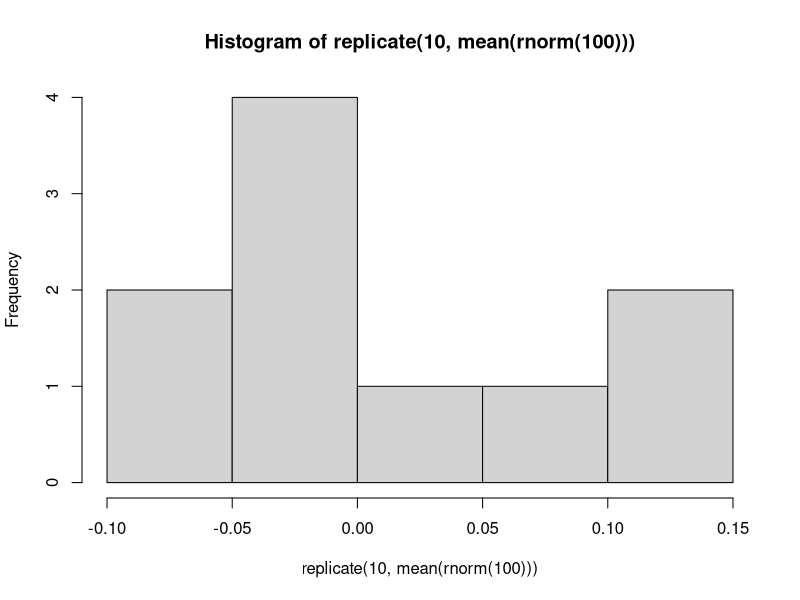
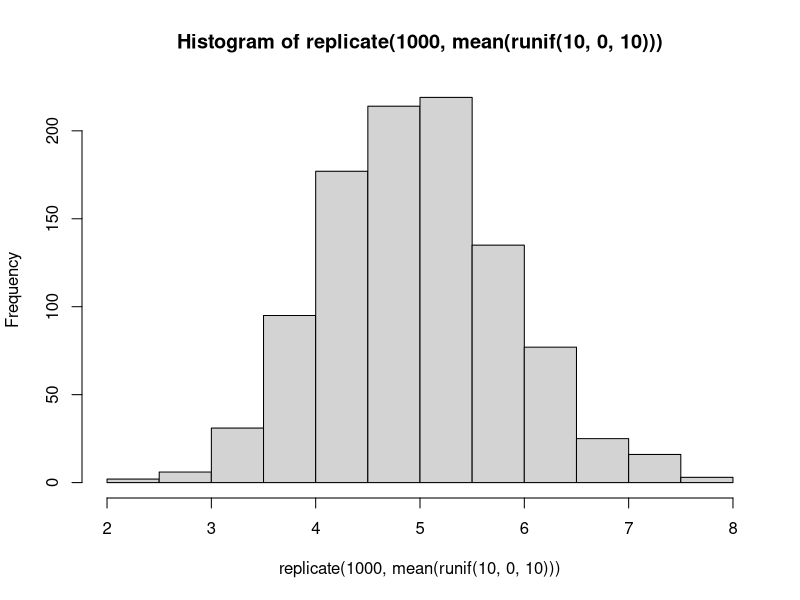
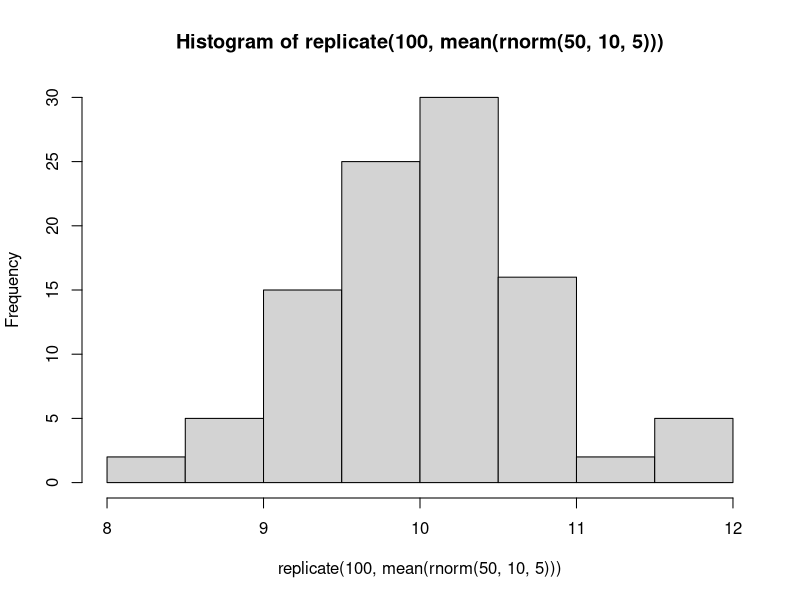
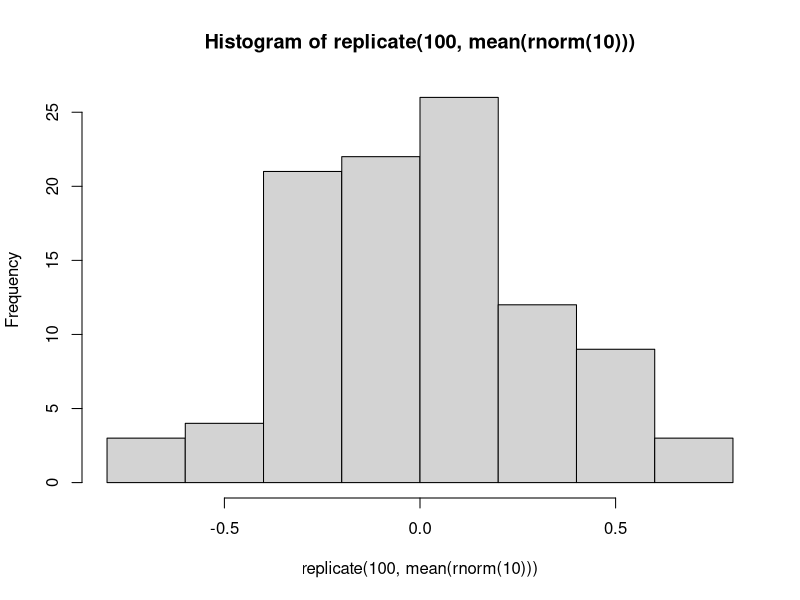
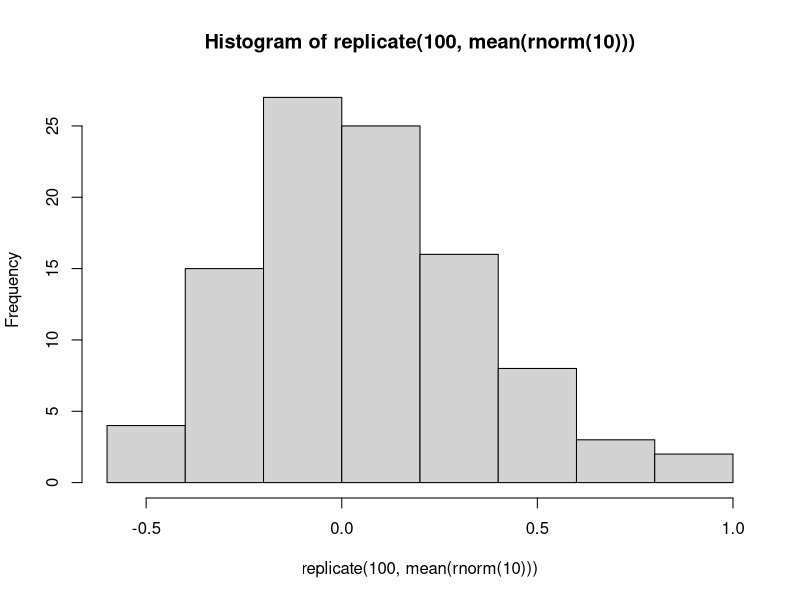
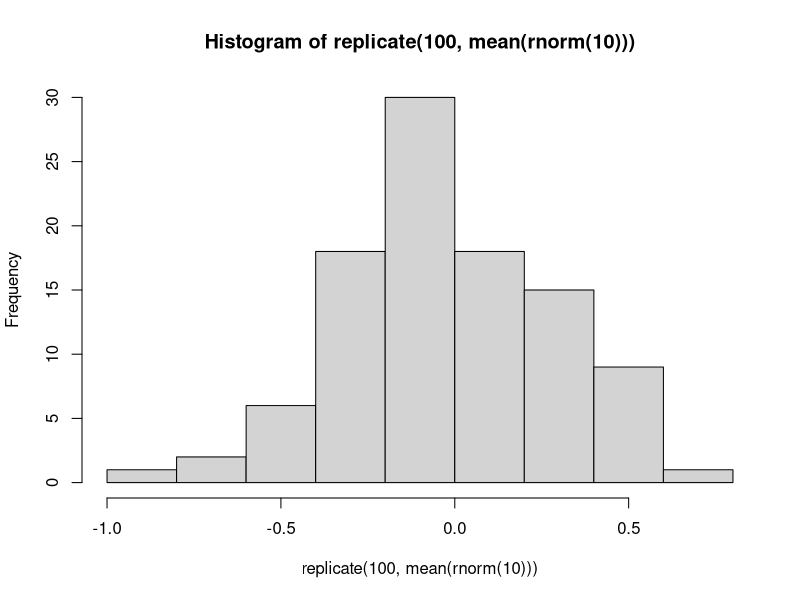
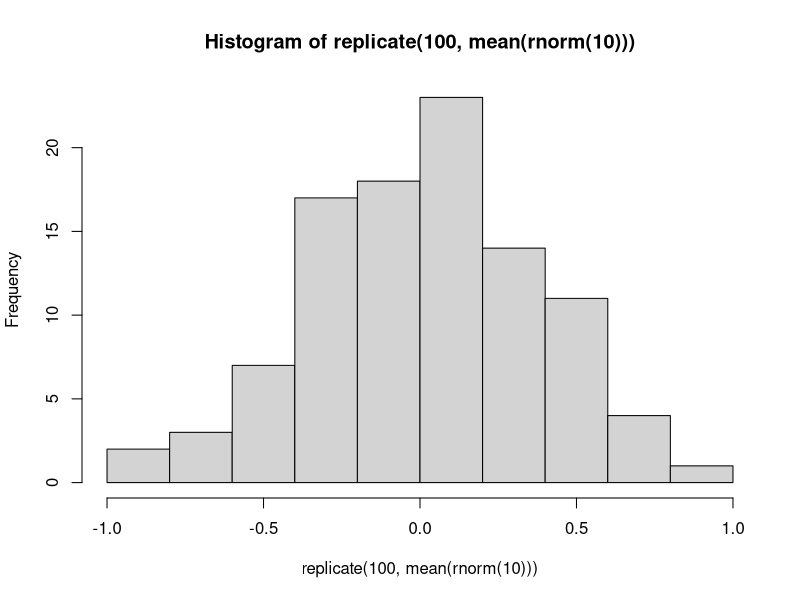
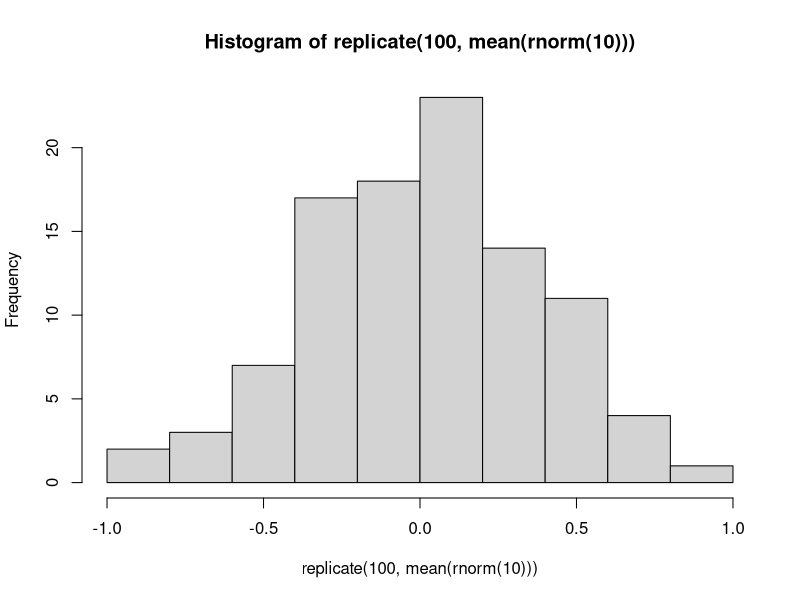

These charts were generated, in order, by the following R code:
###############################################################################################################
# This R script contains                                                                                      #
#  - the examples shown in the step-by-step workshop pages                                                    #
#    (for you to run line-by-line to observe the outcome, or to modify and play with)                         #
#  - space called 'YOUR TURN' for you to write your own code to answer the exercices from the workshop pages  #
#  - a possible solution to those exercices (indented)                                                        #
###############################################################################################################

#~~~~~~~~~ Random Numbers Generators and sampling theory

# sample 

## x is a sequence
x <- 1:10
x
?sample # default: replace = FALSE
sample(x)
sample(x, replace = TRUE)
sample(letters, size = 10)
sample(x, size = 100, replace = TRUE)

## x is a vector of combined values
x <- c(1,5,8)
x
sample(x, size = 6, replace = TRUE)




# YOUR TURN: generate random numbers
## Sample 100 values between 3 and 103 with replacement









    ### possible solutions
    x <- 3:103
    sample(x, 100, replace=TRUE)



# random number generator drawing from specific distributions
?runif  # runif(n, min, max) 
?rpois  # rpois(n, lambda) 
?rnorm  # rnorm(n, mean, sd) 
?rbinom # rbinom(n, prob)	



# YOUR TURN: generate random numbers
## Draw 100 values from a normal distribution with a mean of 0 and a sd of 1


    
    
    
    
    
    

    ### possible solutions
    rnorm(n=100, mean=0, sd=1)
    rnorm(100,0,1) # you do not need to label the arguments if you provide them in their default order
    rnorm(100) # if you sample from a normal distribution with a mean of 0 and a sd of 1, you do not need to provide them, they are the defaults

## Draw 50 values from a normal distribution with a mean of 10 and sd of 5


    
    
    
    
    
    

    ### possible solutions
    rnorm(50, 10, 5) 
    rnorm(sd=5, mean=10, n=50) # if you do not know what order is the default, label your arguments and input them in the order you want!

## Draw 1000 values from a poisson distribution with a lambda of 50


    
    
    
    
    
    

    ### possible solutions
    rpois(n=1000, lambda=50)
    rpois(1000, 50)

## Draw 30 values from a uniform distribution between 0 and 10


    
    
    
    


    ### possible solutions
    runif(n=30, min=0, max=10)
    runif(30, 0, 10)




# repeat 
?replicate # replicate(n, expression)
rnorm(10)
mean(rnorm(10))
replicate(10,rnorm(10))
replicate(10, mean(rnorm(100)))
hist(replicate(10, mean(rnorm(100))))

# YOUR TURN: generate random numbers, repeat, and plot
## Replicate 1000 times the mean of 10 values drawn from a unifrom distribution between 0 and 10  









    ### possible solutions
    replicate (1000, mean(runif(10, 0, 10)))
    hist(replicate (1000, mean(runif(10, 0, 10))))


## Replicate 100 times the mean of 50 values drawn from a normal distribution of mean 10 and standard deviation 5  




    
    
    
    
    
    
    ### possible solutions
    replicate (100, mean(rnorm(50, 10, 5)))
    hist(replicate (100, mean(rnorm(50, 10, 5))))



# set seed
hist(replicate(100, mean(rnorm(10))))
hist(replicate(100, mean(rnorm(10))))
hist(replicate(100, mean(rnorm(10))))

set.seed(10)
hist(replicate(100, mean(rnorm(10))))

set.seed(10)
hist(replicate(100, mean(rnorm(10))))


# defining sample size within a replication
## single random sample of normal distribution N(0,1) with n=10
set.seed(10)
x <- rnorm(10, mean=0, sd=1)
hist(x, breaks=10, col="grey", xlim=c(-4,4))
abline(v=0, col="red", lty=2, lwd=2)
abline(v=mean(x), col="blue", lwd=2)
par(xpd=TRUE) # turn off clipping of legend
legend(0.9,1.5, c("mean(x)", "0"), 
       lty=c(1, 2), 
       col=c("blue","red"))

## 24 sims of same distribution N(0,1) with n=10
set.seed(10)
x24 <- replicate(24, rnorm(10,0,1))
par(mfrow=c(3,8), mar=c(0,0,0,0))
x24Plot <- apply(x24,2,function(x){
               hist(x, col="grey", xlim=c(-5,5), ylim=c(0,7), breaks=c(-5:5),
                    main="", ylab="", xlab="", xaxt="n", yaxt="n")
               abline(v=mean(x), col="blue", lwd=2)
               abline(v=0, col="red", lty=2, lwd=2)
                })

## distribution of mu and sd from 24 sims N(0,1) with n=10
par(mfrow=c(1,2), mar=c(5,5,1,1))
hist(apply(x24, 2, mean), main="Mean",col="grey", xlim=c(-1,1))
abline(v=0, col="red", lty=2, lwd=2)
hist(apply(x24, 2, sd), main="SD",col="grey", xlim=c(0.6,1.4))
abline(v=1, col="red", lty=2, lwd=2)

## 24 sims of same distribution N(0,1) with n=1000
set.seed(10)
x24b <- replicate(24, rnorm(1000,0,1))
par(mfrow=c(3,8), mar=c(0,0,0,0))
x24bPlot <- apply(x24b,2,function(x){
               hist(x, col="grey", xlim=c(-5,5), ylim=c(0,500), breaks=c(-5:5),
                    main="", ylab="", xlab="", xaxt="n", yaxt="n")
               abline(v=mean(x), col="blue", lwd=2)
               abline(v=0, col="red", lty=2, lwd=2)
               })

## distribution of mu and sd from 24 sims N(0,1) with n=1000
par(mfrow=c(1,2), mar=c(5,5,1,1))
hist(apply(x24b, 2, mean), main="Mean",col="grey", xlim=c(-1,1))
abline(v=0, col="red", lty=2, lwd=2)
hist(apply(x24b, 2, sd), main="SD",col="grey", xlim=c(0.6,1.4))
abline(v=1, col="red", lty=2, lwd=2)

## distribution of mu and sd from 1000 sims N(0,1) with n=10
set.seed(10)
x1000 <- replicate(1000, rnorm(10,0,1))
par(mfrow=c(1,2), mar=c(5,5,1,1))
hist(apply(x1000, 2, mean), main="Mean",col="grey")
abline(v=0, col="red", lty=2, lwd=2)
hist(apply(x1000, 2, sd), main="SD",col="grey")
abline(v=1, col="red", lty=2, lwd=2)


#~~~~~~~~~ Functions

# writing a function
    ## function syntax:
    ## AwesomeFunctionName <- function(argument1, argument2,…){
    ##                                                         do stuff here
    ##                                                        }

# YOUR TURN: write a function 
## that draws a histogram of nrep mean(rnorm(100))













    ### possible solutions
    #### step 1: the action
    mean(rnorm(100))
    #### step 2: replicate the action 1000 times
    replicate(1000, mean(rnorm(100)))
    #### step 3: plot the outcome of those simulations
    hist(replicate(1000, mean(rnorm(100))))
    #### step 4: replicate the action nrep time, with nrep defined outside the function
    nrep <- 1000
    replicate(nrep, mean(rnorm(100)))
    #### step 5: wrap it in a function:
    histrnorm100 <- function (nrep){
      hist(replicate(nrep, mean(rnorm(100))))
    }
    #### step 6: check that the function works
    histrnorm100(9)
    histrnorm100(1000)

    
# YOUR TURN: modify your function
## to draw a histogram of nrep mean(rnorm(n))






    
    
    
    
    
    
    

    
    
    ### possible solutions
    #### step 4: define parameters outside the function
    nrep <- 100
    n <- 10
    replicate(nrep, mean(rnorm(n)))
    #### step 5: wrap the action in a function:
    histrnorm_n <- function (nrep, n){
      hist(replicate(nrep, mean(rnorm(n))))
    }
    #### step 6: check that the function works
    histrnorm_n(10,10)
    histrnorm_n(10,100)
    histrnorm_n(100,100)
    histrnorm_n(1000,100)
    


#~~~~~~~~~ First simulation

# YOUR TURN: draw from the same normal distribution twice 
## and see if the sample differ from each other
## will they differ significantly in 5% of the nrep?
### Figure out how to do a t.test in R  
### Generate two vectors of 10 values drawn from N(0,1) and compare them with a t test  
### Figure out how to extract the p-value from that object (use `str` and your subsetting skills)
### Write a function simT that generates two vectors of n random normals, compare them with a t test and return the p-value  
### Repeat with nrep=20 and draw a histogram for n=10
### Repeat with nrep=100 and draw a histogram for n=10    
    
    
    
    
    
    
    
    
    
    
    
    
    
    

    
    ### possible solutions
    #### Figure out how to do a t.test in R
    ?t.test
    #### Generate two vectors of 50  N(0,1) 
    x1 <- rnorm(50,0,1)
    x2 <- rnorm(50,0,1)
    #### Compare them with a t test
    t.test(x1,x2)
    #### extract p value
    str(t.test(x1,x2))
    t.test(x1,x2)$p.value
    #### write function 
    simT <- function(n){
    x1 <- rnorm(n,0,1)
    x2 <- rnorm(n,0,1)
    t.test(x1, x2)$p.value 
    }
    #### test function
    simT(50)
    
    #### repeat function for n = 10 and for different nrep and plot
    par(mfrow=c(1,2))
    simTRep <- replicate(20, simT(10))
    hist(simTRep, col="grey", breaks=21, main = "nrep=20, n=10", xlab="pvalue")
    abline(v=0.05, lwd=2, lty=2, col="red")
    
    simTRep2 <- replicate(100, simT(10))
    hist(simTRep2, col="grey", breaks=21, main = "nrep=100, n=10", xlab="pvalue")
    abline(v=0.05, lwd=2, lty=2, col="red")
    
    #### repeat function for nrep = 1000 and various n
    par(mfrow=c(1,2))
    simTRep <- replicate(1000, simT(10))
    hist(simTRep, col="grey", breaks=21, main = "nrep=1000, n=10", xlab="pvalue")
    abline(v=0.05, lwd=2, lty=2, col="red")
    
    simTRep2 <- replicate(1000, simT(100))
    hist(simTRep2, col="grey", breaks=21, main = "nrep=1000, n=100", xlab="pvalue")
    abline(v=0.05, lwd=2, lty=2, col="red")


# YOUR TURN: draw from the same distribution twice 
## using a poisson with lambda = 3 rather than normal distribution
## and see how t.test performs

hist(rpois(100,3))














    ### possible solutions
    #### write new function
    simTpoiss <- function(n){
      x1 <- rpois(n,3)
      x2 <- rpois(n,3)
      t.test(x1, x2)$p.value 
    }
    
    #### repeat function for n = 10 and for different nrep and plot
    par(mfrow=c(1,2))
    hist(replicate(20, simTpoiss(10)), breaks =21,main="nrep = 20, n=10", xlab ='pvalue', col="grey")
    abline(v=0.05, lwd=2, lty=2, col="red")
    hist(replicate(100, simTpoiss(10)), breaks =21,main="nrep =100, n=10", xlab ='pvalue', col="grey")
    abline(v=0.05, lwd=2, lty=2, col="red")
    
    #### repeat function for nrep = 1000 and various n
    par(mfrow=c(1,2))
    hist(replicate(1000, simTpoiss(10)), breaks =21, main="nrep = 1000, n=10", xlab ='pvalue', col="grey")
    abline(v=0.05, lwd=2, lty=2, col="red")
    hist(replicate(1000, simTpoiss(100)), breaks =21,main="nrep = 1000, n=100", xlab ='pvalue', col="grey")
    abline(v=0.05, lwd=2, lty=2, col="red")
    

    
#~~~~~~~~~ Simulating an effect 

# we can calculate the power of a t.test for a given sample size using:
power.t.test(n = 40, delta = 0.5, sd = 1)

# YOUR TURN: Use your simulation skills to work out the power empirically:
## Write a function which:
### 1. Draws from two random normal distributions with different means and a given sample size
### 2. Compares the means with a t.test and extracts the p.value
## Then, use that function to replicate the function 1000 times using the parameters used in the power calculation.
## Calculate the proportion of p-values that are <0.05











    ### possible solution
    #### write new function 
    simT2 <- function(n, m1, m2) {
      # n is sample size per group, m1 is mean of group 1, m2 is mean of group 2
      x1 <- rnorm(n, m1)
      x2 <- rnorm(n, m2)
      t.test(x1, x2)$p.value
    }
    
    ##### repeat the function 1000 times 
    ##### note that we are using a difference of 0.5 between means to match the "delta" 
    ##### used in the power calcution 
    set.seed(100)
    p <- replicate(1000, simT2(n = 40, m1 = 0, m2 = 0.5))
    
    #### plot the results
    par(mfrow=c(1,1))
    hist(p, breaks =21,main="nrep = 1000, n=40, delta = 0.5", xlab ='pvalue', col="grey")
    abline(v=0.05, lwd=2, lty=2, col="red")
    
    #### calculate the proportion "significant" 
    prop.table(table(p<0.05))
    #### power is the probability that the test correctly rejects the null. Since we
    #### know the population paramaters (as we set them in our simulation), we know
    #### that there really is a difference, and the null should be rejected. The power
    #### is therefore the proportion of p.values <0.05
    
    # compare that to the calculation, they give similar results:
    power.t.test(n = 40, delta = 0.5, sd = 1)
